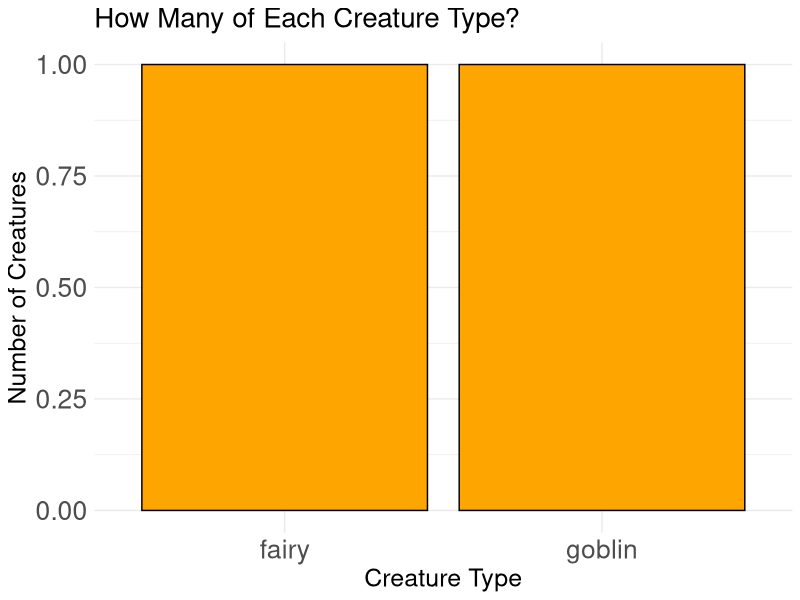
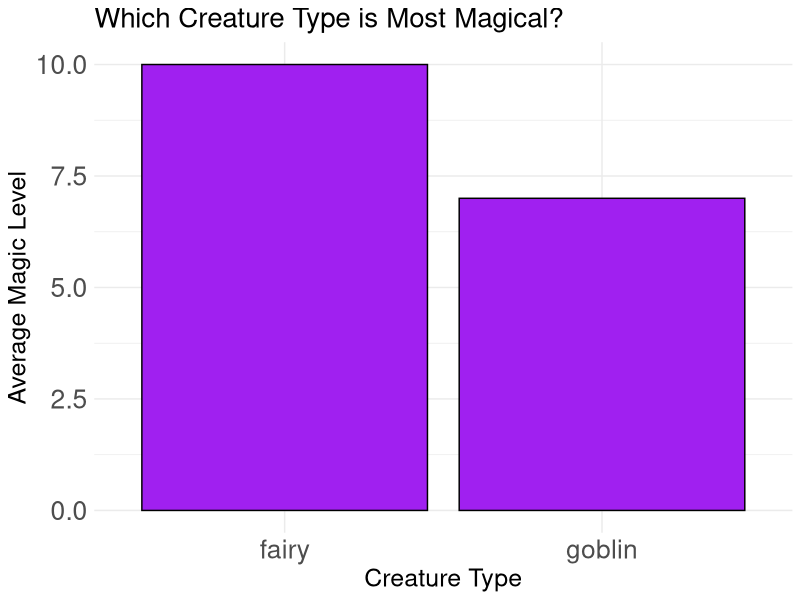

Reproduce these figures in R, in order.
## ---- chunk 1
library(ggplot2)
library(dplyr)
creature_data <- read.csv("../datasets/creatures.csv")

print("🏆 Ready for the creature competition!")
## ---- chunk 2
print("🎯 Let's count our creature types:")
print(table(creature_data$creature_type))
## ---- chunk 3
creature_counts <- creature_data %>%
  group_by(creature_type) %>%
  summarize(total = n())

print("📊 Creature type counts:")
print(creature_counts)

# Make the bar chart
creature_bar_chart <- ggplot(creature_counts, aes(x = creature_type, y = total)) +
  geom_col(fill = "orange", color = "black") +
  labs(title = "How Many of Each Creature Type?",
       x = "Creature Type",
       y = "Number of Creatures")+
  theme_minimal() +
  theme(text = element_text(size = 16),
        plot.title = element_text(size = 20),
        axis.title = element_text(size = 18),
        axis.text = element_text(size = 19))

print(creature_bar_chart)
## ---- chunk 4
magic_by_type <- creature_data %>%
  group_by(creature_type) %>%
  summarize(average_magic = mean(magic_power))

print("⚡ Average magic by creature type:")
print(magic_by_type)

magic_bar_chart <- ggplot(magic_by_type, aes(x = creature_type, y = average_magic)) +
  geom_col(fill = "purple", color = "black") +
  labs(title = "Which Creature Type is Most Magical?",
       x = "Creature Type",
       y = "Average Magic Level")+
  theme_minimal() +
  theme(text = element_text(size = 16),
        plot.title = element_text(size = 20),
        axis.title = element_text(size = 18),
        axis.text = element_text(size = 19))

print(magic_bar_chart)
